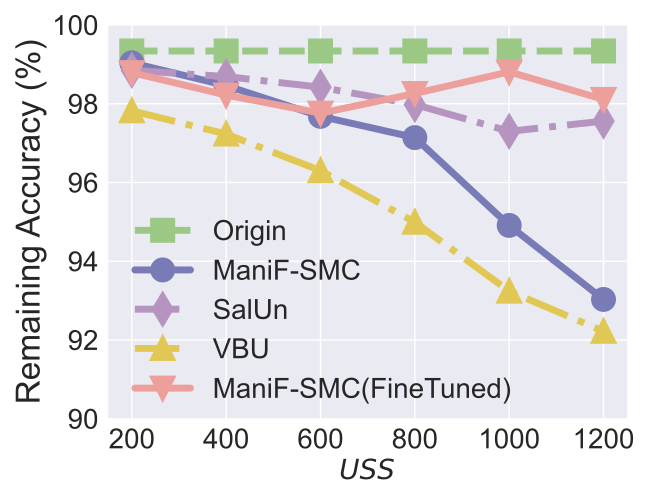

Here is the Python script that generated this plot:


import numpy as np
import matplotlib.pyplot as plt

epsilon = 3
beta = 1 / epsilon


x=[1, 2, 3, 4, 5, 6]
# validation_for_plt =[97,95.8600, 94.9400, 93.5400, 93.2400]
# attack_for_plt=[0, 0.3524, 0, 0.1762, 0.1762]
# basic_for_plt=[99.8, 99.8, 99.8, 99.8, 99.8]

labels = ['200', '400', '600', '800', '1000', '1200']
# unl_org = [97.77, 97.55, 97.35, 97.29, 97.21, 97.21]

# unl_hess_r = [96.6, 96.66, 96.04, 95.94, 95.85, 97.21]
OUL = [0.9904, 0.9846, 0.9768, 0.9714, 0.9491, 0.9303]

OUL_finetuned = [0.9879, 0.9822, 0.9776, 0.9826, 0.9881, 0.9811]

org_acc = [0.9934, 0.9934, 0.9934, 0.9934, 0.9934, 0.9934]

salun_acc = [0.9885, 0.9869,  0.9842, 0.9798, 0.9730, 0.9756]

# unl_ss_wo = [94.32, 94.53, 94.78, 93.38, 94.04, 97.21]
vbu_ldp_acc = [0.9782, 0.9723, 0.9630, 0.9499, 0.9324, 0.9222]

for i in range(len(OUL)):
    OUL[i] = OUL[i]*100
    org_acc[i] = org_acc[i]*100
    salun_acc[i] = salun_acc[i]*100
    vbu_ldp_acc[i] = vbu_ldp_acc[i] * 100
    OUL_finetuned[i] = OUL_finetuned[i] * 100

plt.style.use('seaborn')
plt.figure(figsize=(6.5, 5.0))
l_w=5
m_s=15
marker_s = 3
markevery=1
#plt.figure(figsize=(8, 5.3))
#plt.plot(x, unl_fr, color='blue', marker='^', label='Retrain',linewidth=l_w, markersize=m_s)

#plt.plot(x, unl_ss_w, color='g',  marker='*',  label='PriMU$_{w}$',linewidth=l_w, markersize=m_s)
plt.plot(x, org_acc, linestyle='--', color='#9BC985',  marker='s', fillstyle='full', markevery=markevery, label='Origin',linewidth=l_w, markersize=m_s, markeredgewidth=marker_s)


plt.plot(x, OUL, linestyle='-', color='#797BB7', marker='o', fillstyle='full', markevery=markevery,
         label='ManiF-SMC', linewidth=l_w, markersize=m_s, markeredgewidth=marker_s)



plt.plot(x, salun_acc, linestyle='-.', color='#B595BF',  marker='d', fillstyle='full', markevery=markevery, label='SalUn',linewidth=l_w, markersize=m_s, markeredgewidth=marker_s)

plt.plot(x, vbu_ldp_acc, linestyle='-.', color='#E1C855',  marker='^', fillstyle='full', markevery=markevery,
         label='VBU',linewidth=l_w, markersize=m_s, markeredgewidth=marker_s)

plt.plot(x, OUL_finetuned, linestyle='-', color='#ED9F9B',  marker='v', fillstyle='full', markevery=markevery, label='ManiF-SMC(FineTuned)',linewidth=l_w, markersize=m_s, markeredgewidth=marker_s)



# plt.grid()
leg = plt.legend(fancybox=True, shadow=True)
# plt.xlabel('Malicious Client Ratio (%)' ,fontsize=16)
plt.ylabel('Remaining Accuracy (%)' ,fontsize=24)
my_y_ticks = np.arange(90.0, 100.1, 2)
plt.yticks(my_y_ticks,fontsize=20)
plt.xlabel('$\it USS$' ,fontsize=20)

plt.xticks(x, labels, fontsize=20)
# plt.title('CIFAR10 IID')

# plt.annotate(r"1e0", xy=(0.1, 1.01), xycoords='axes fraction', xytext=(-10, 10), textcoords='offset points', ha='right', va='center', fontsize=15)


# plt.title('(c) Utility Preservation', fontsize=24)
plt.legend(loc=(0.03, 0.01),fontsize=20)
plt.tight_layout()
#plt.title("MNIST")
plt.rcParams['figure.figsize'] = (2.0, 1)
plt.rcParams['image.interpolation'] = 'nearest'
plt.rcParams['figure.subplot.left'] = 0.11
plt.rcParams['figure.subplot.bottom'] = 0.08
plt.rcParams['figure.subplot.right'] = 0.977
plt.rcParams['figure.subplot.top'] = 0.969
plt.savefig('CIFAR10_model_RA_uss_finetuned.pdf', format='pdf', dpi=200)
plt.show()
